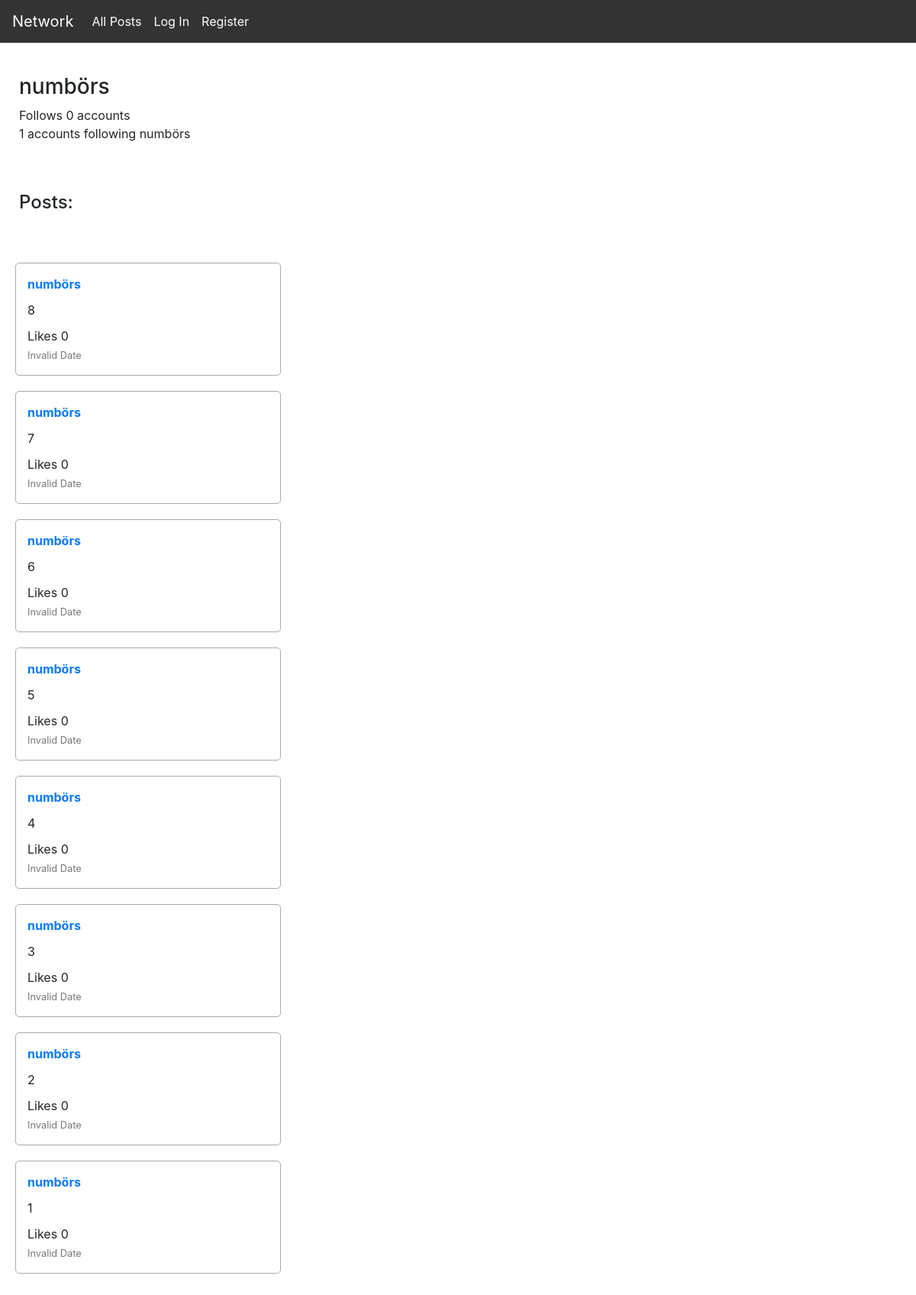
The page /user/numbörs on the database its author committed.
### network/models.py (models this page shows)
class User(AbstractUser):
    following=models.ManyToManyField("self", symmetrical=False)

class Post(models.Model):
    content=models.CharField(max_length=400)
    user=models.ForeignKey(User, on_delete=models.CASCADE)
    time=models.DateTimeField(default=timezone.now)
    edited=models.BooleanField(default=False)
    likes=models.ManyToManyField(User, related_name='likes')

### network/views.py (the view)
# urls.py: path("user/<str:username>", views.profile, name="profile"),
def profile(request, username, page=1):
    user=User.objects.get(username=username)
    posts=Paginator(Post.objects.all().filter(user=user).order_by("-time"), 10)
    if page not in posts.page_range:
        raise Http404
    following=user.following.all().count()
    followers=user.user_set.all().count()
    return render(request, "network/profile.html", {"profile_user": user, "posts": posts.page(page), "followers": followers, "following": following, "page": page, "pagecount": posts.num_pages})

### network/templates/network/profile.html (shortened to what this page needs)
{% extends "network/layout.html" %}
{% block body %}
<div class="head-content" id="{{profile_user.username}}">
  <br><br><br>
  <h3>{{profile_user.username}}</h3>
  <p>Follows {{following}} accounts
  <br>
  <span id="followers-{{profile_user.username}}">{{followers}}</span> accounts following {{profile_user.username}}</p>
  <br><br>
  <h4>Posts:</h4>
</div>
{% include 'network/posts.html' with url='/user/'|add:profile_user.username %}
{% endblock %}

### network/templates/network/layout.html (shortened to what this page needs)
{% load static %}
<!DOCTYPE html>
<html lang="en">
    <head>
        <link rel="stylesheet" href="https://stackpath.bootstrapcdn.com/bootstrap/4.4.1/css/bootstrap.min.css">
        <link href="{% static 'network/styles.css' %}" rel="stylesheet">
    </head>
    <body>
        <nav class="navbar navbar-expand-lg fixed-top">
            <a class="navbar-brand" href="/">Network</a>
            <div>
              <ul class="navbar-nav mr-auto">
                <li class="nav-item">
                  <a class="nav-link" href="{% url 'index' %}">All Posts</a>
                </li>
                {% if user.is_authenticated %}
                    <li class="nav-item">
                        <a class="nav-link" href="{% url 'following' %}">Following</a>
                    </li>
                    <li class="nav-item">
                        <a class="nav-link" href="{% url 'logout' %}">Log Out</a>
                    </li>
                {% else %}
                    <li class="nav-item">
                        <a class="nav-link" href="{% url 'login' %}">Log In</a>
                    </li>
                    <li class="nav-item">
                        <a class="nav-link" href="{% url 'register' %}">Register</a>
                    </li>
                {% endif %}
              </ul>
            </div>
          </nav>
        <div class="body">
            {% block body %}
            {% endblock %}
            <br>
        </div>
    </body>
</html>

### network/templates/network/posts.html (shortened to what this page needs)
<div id="posts">
  {% for post in posts%}
    <div class="post" id="post{{post.pk}}">
      <a href="{% url 'profile' post.user %}"><b id="post-user-{{post.pk}}">{{post.user}}</b></a>
      <br>
      <div class="post-content" id="post-content-{{post.pk}}">{{post.content|safe|linebreaksbr}}</div>
      {% if user.is_authenticated %}
        <a href="#" onclick="toggle_like(this); return false;">Like{% if user in post.likes.all %}d{% endif %}</a>
      {% else %}
      Likes
      {% endif %}
      <span id="likes{{post.pk}}">{{post.likes.all.count}}</span>
      <br>
      <small id="date-{{post.pk}}" class="utc">{{post.time|date:'F d, Y, H:i:s'}}</small>
    </div>
  {% empty %}
    <i>Looks like there aren't any posts here</i>
  {% endfor %}
</div>

### network/static/network/styles.css (style rules this page uses)
.head-content { margin: 25px; }
#posts { padding:20px; }
.post-content { margin-top: 10px; margin-bottom: 10px; }
.post { border: solid; border-width: 1px; border-color: #aaa; border-radius: 5px; min-width: 30%; width: max-content; max-width: 50%; padding: 15px; margin-top: 20px; margin-bottom: 20px; }
small { color: #777; }
.navbar { background-color: #333; }
.nav-link, .navbar-brand, .nav-link:hover, .navbar-brand:hover { color: white; }

### rows shown on the page
User: username "numbörs"
Post: user "numbörs", content "8", likes.all.count "0"
Post: user "numbörs", content "7", likes.all.count "0"
Post: user "numbörs", content "6", likes.all.count "0"
Post: user "numbörs", content "5", likes.all.count "0"
Post: user "numbörs", content "4", likes.all.count "0"
Post: user "numbörs", content "3", likes.all.count "0"
Post: user "numbörs", content "2", likes.all.count "0"
Post: user "numbörs", content "1", likes.all.count "0"

### other values the page prints
{{ following }} "0"
{{ followers }} "1"
